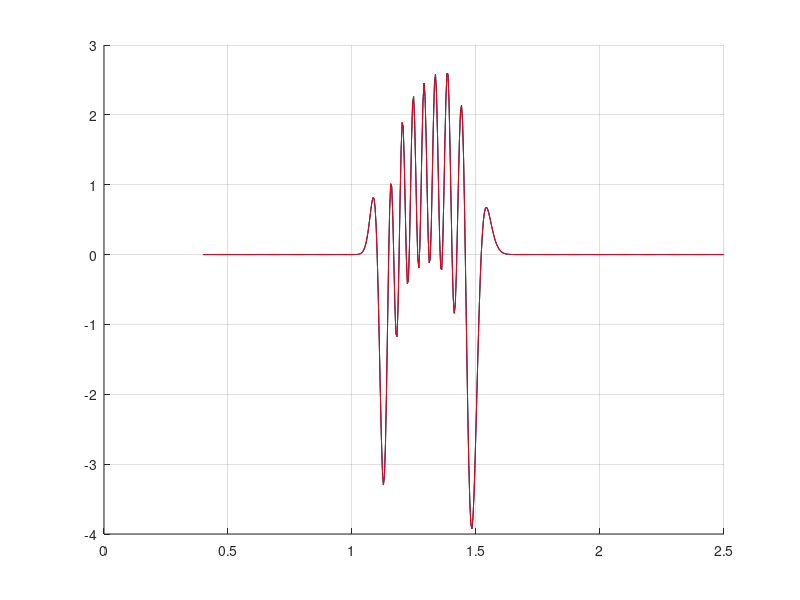

Write the MATLAB code that produced this figure.
%Programa para calcular los Factores Franck-Condion de Morse
%Usando RNA Newton
function FFC_NT()
    tic
    clc; clear all
    format long e
%entradas del algoritmo
    tol=1E-10 ; efe=1; n=500
%Intervalos para el ajuste de la funcion
    a=0; b=pi; h=pi/n;x=a:h:b;
    c(1,1:n+1)=1;
    for j=2:n+1
        for i=1:n+1
            c(j,i)=cos((j-1)*x(i));
        end
    end
    w=rand(n+1,1);  
 %%%%%%%%%%%%%%%%%%%%%%%%%%%%%%%%%%%%%%%%%%%%%%%%%%%%%%%%%%%%%%%%%%%%%%%%%%
    %Primer estado
    we(1)= 1675.355
    wexe(1)=13.433
    re(1)=1.21252
    %Segundo estado
    we(2)=1411.210
    wexe(2)=12.921
    re(2)=1.2864
    mu=7.500053859
    v1=8
    v2=8
    %Inicializacion de variables
    ka (1) = we(1)/wexe(1);
    ka (2) = we(2)/wexe(2);
    cte = 1.21777513710683E-01;
    b(1) = cte * sqrt(4 * wexe(1)* mu);
    b(2) = cte * sqrt(4 * wexe(2)* mu);
    g(1) = gamma(ka(1) - 1);
    g(2) = gamma(ka(2) - 1);
    lim_a=0.4;
    lim_b=2.5;
    %h=0.01;
    h=(lim_b-lim_a)/n;
    %Generacion de Funcion de Onda para cada estado
    %Funonda(1) del primer estado
    %constante de normalizacion           
    cte_normalizacion=sqrt(b(1)/g(1));
    for i=0:v1-1,
        num=(ka(1)-2*i-3.)*(ka(1)-i-1);
        den=(i+1)*(ka(1)-2*i-1);
        cte_normalizacion=cte_normalizacion*sqrt(num/den);
    end
    Nv1=cte_normalizacion;           
    %funonda(2) del segundo estado
    %constante de normalizacion           
    cte_normalizacion=sqrt(b(2)/g(2));
    for i=0:v2-1,
        num=(ka(2)-2*i-3.)*(ka(2)-i-1);
        den=(i+1)*(ka(2)-2*i-1);
        cte_normalizacion=cte_normalizacion*sqrt(num/den);
    end
    Nv2=cte_normalizacion;           
    %Generacion de la funcion a integrar que es funonda(v1)*funonda(2)
    r=lim_a;
    y=zeros();
    ri=zeros();
    for i=1:n+1, %Numero de Nodos
        ri(i)=r;
        p = r - re(1);
        x = ka(1) * exp( (-1) * b(1) * p);
        c2 = exp( ((-1) * x) / 2 );
        c3 = (ka(1) - 2*v1 - 1) / 2;
        c3= x^c3;  
        %c4 = laguerre(x,ka(1),v1);
        if v1 ~= 0,
            sum1 = 0;
            for j = 1:v1,
            %calculo del coeficiente binomial  
                if ( v1 == j),
                    coef_binomial = 1;
                else               %(v1 >= j) & (j >= 0),
                    coef_superior = gamma(v1 + 1); 
                    coef_inferior = gamma(j+1) * gamma ((v1-j)+1);
                    coef_binomial = coef_superior / coef_inferior;
                end    
                aux1 = (-1)^j*coef_binomial * x^(v1 - j);         
                %aux2 = producto(ka(1) - v1,j);
                aux = 1;
                for p = 1:j,
                    aux = aux * (ka(1) - v1 - p);
                end;
                aux2=aux;      
                aux1 = aux1 * aux2;
                sum1 = sum1 + aux1;
            end
            laguerre = x^v1 + sum1;
        else 
            laguerre = 1;
        end
        c4=laguerre;
        %fun_onda1 = ((-1.0)^v1)*Nv1 * c2 * c3 * c4;
        fun_onda1 = Nv1 * c2 * c3 * c4;
        %generacion de la funcion de onda del segundo estado
        p = r - re (2);
        x = ka(2) * exp( (-1) * b(2) * p);
        c2 = exp( ((-1) * x) / 2 );
        c3 = x^((ka(2) - 2*v2 - 1) / 2.);  
        % c4 = laguerre(x,ka(1),v1);

        if v2 ~= 0,
            sum1 = 0;    
            for j = 1:v2,
               %calculo del coeficiente binomial  
                if ( v2 == j),
                    coef_binomial = 1;
                else               %(v2 >= j) & (j >= 0),
                    coef_superior = gamma(v2 + 1); 
                    coef_inferior = gamma(j+1) * gamma ((v2-j)+1);
                    coef_binomial = coef_superior / coef_inferior;
                end    
                aux1 = (-1)^j*coef_binomial * x^(v2 - j);      
                %aux2 = producto(ka(2) - v2,j);
                aux = 1;
                for p = 1:j,
                    aux = aux * (ka(2) - v2 - p);
                end;
                aux2=aux;      
                aux1 = aux1 * aux2;
                sum1 = sum1 + aux1;
            end
            laguerre = x^v2 + sum1;
        else 
            laguerre = 1;
        end
        c4=laguerre;
        %fun_onda2 = ((-1.0)^v2)*Nv2 * c2 * c3 * c4;
        fun_onda2 = Nv2 * c2 * c3 * c4;
        y(i)=fun_onda1*fun_onda2;
        r=r+h;
    end 
%%%%%%%%%%%%%%%%%%%%%%%%%%%%%%%%%%%%%%%%%%%%%%%%%%%%%%%%%%%%%%%%%%%%%%%%%%
%intervalos de integracion
    a1=lim_a; b1=lim_b;
    F=y;
    z=ri;
%%%%%%%%%%%%%%%%%%%%%%%%%%%%%%%%%%%%%%%%%%%%%%%%%%%%%%%%%%%%%%%%%%%%%%%%%     
    %Algoritmo de Newton Truncado
    Y=c*w;
    error=F'-Y;    
    gk=-c*error;    %Gradiente gk
    hk=c*c';        %Hessiano  
    pj(n+1,1)=0 ;   %p(0)=0 
    dk=pj;
    rj=-gk;         %r(0)=-g(k)    
    dj=rj;          %d(0)=r(0)            
    deltaj=sum(rj.^2);  %delta(0)=sqrt(sum(r(0).^2))^2
    epsi=1e-10;
    k=0;
    j=0; 
    while efe > tol
    %while k < 2    
    alfak=1 ; 
    w=w+alfak*dk;
    while true
        qj=hk*dj;
        e1=sum(rj.^2);
        d2=dj'*qj      ;                                      
        d1=epsi*deltaj ;     
        if d2<=d1       %dj'*qj < e*deltaj                
            if j==0             %j=0
                dk=-gk;
            else                %j>0
                dk=pj;
            end
            break;
        end    
        alfaj=e1/d2 ;    %alfaj=sqrt(sum(rj.^2))^2/dj'*qj 
        pj=pj+alfaj*dj; %pj+1=pj+alfaj*dj          
        rj1=rj;
        rj=rj-alfaj*qj;  %rj+1=rj-alfaj*qj                                           
        al1=sqrt(sum(rj.^2));
        al2=sqrt(sum(gk.^2)) ;
        %if j>n+1
        if al1<=epsi*al2 || j>n+1   %sqrt(sum(rj.^2))<niu*sqrt(sum(gk.^2)) || j>max
            dk=pj;
            break;
        end          
        c1=sum(rj.^2);
        c2=sum(rj1.^2);      
        betaj=c1/c2 ; %betaj=sqrt(sum(rj+1.^2))^2/sqrt(sum(rj.^2))^2                      
        dj=rj+betaj*dj; %dj+1=rj+1+betaj*dj        
        j=j+1;
      end         
      Y=c*w;
      error=F'-Y;
      efe=.5*sum(error.^2);                                                    
      k=k+1;
    end
    j
%%%%%%%%%%%%%%%%%%%%%%%%%%%%%%%%%%%%%%%%%%%%%%%%%%%%%%%%%%%%%%%%%%%%%%%%%      
%Integral de la Funcion 1
    I2=(b1-a1)*w(1);
         for j=2:n+1
             I2=I2+w(j)/(j-1)*(sin((j-1)*b1)-sin((j-1)*a1));
         end
%%%%%%%%%%%%%%%%%%%%%%%%%%%%%%%%%%%%%%%%%%%%%%%%%%%%%%%%%%%%%%%%%%%%%%%%%                         
%Integral de la Funcion 2
    k1=(b1-a1);
          I=k1*w(1);
          for j=2:n+1
              c1=k1/((j-1)*pi);
              c2=sin((j-1)*pi) ;             
              c3=c1*c2;
              c4=w(j)*c3;
              I=I+c4;
          end
%%%%%%%%%%%%%%%%%%%%%%%%%%%%%%%%%%%%%%%%%%%%%%%%%%%%%%%%%%%%%%%%%%%%%%%%%     
    Yx=zeros();
    Yxx=zeros();
%Funcion aproximada
    for i=1:n+1     
        Yx(i)=w(1);
        Yxx(i)=w(1);
        for j=2:n+1          
            Yx(i)=Yx(i)+w(j)*cos((j-1)*pi/k1*(z(i)-a1));
            Yxx(i)=Yx(i)+w(j)*cos((j-1)*z(i));
        end            
    end     
%%%%%%%%%%%%%%%%%%%%%%%%%%%%%%%%%%%%%%%%%%%%%%%%%%%%%%%%%%%%%%%%%%%%%%%%%  
%Resultados obtenidos
    k
    efe
    I   
    I2
%%%%%%%%%%%%%%%%%%%%%%%%%%%%%%%%%%%%%%%%%%%%%%%%%%%%%%%%%%%%%%%%%%%%%%%%% 
%Graficas
    hold on
    grid on
    plot(ri,y,'g');       
    plot(ri,Yx,'b');
    plot(ri,Yxx,'r');    
    toc
           